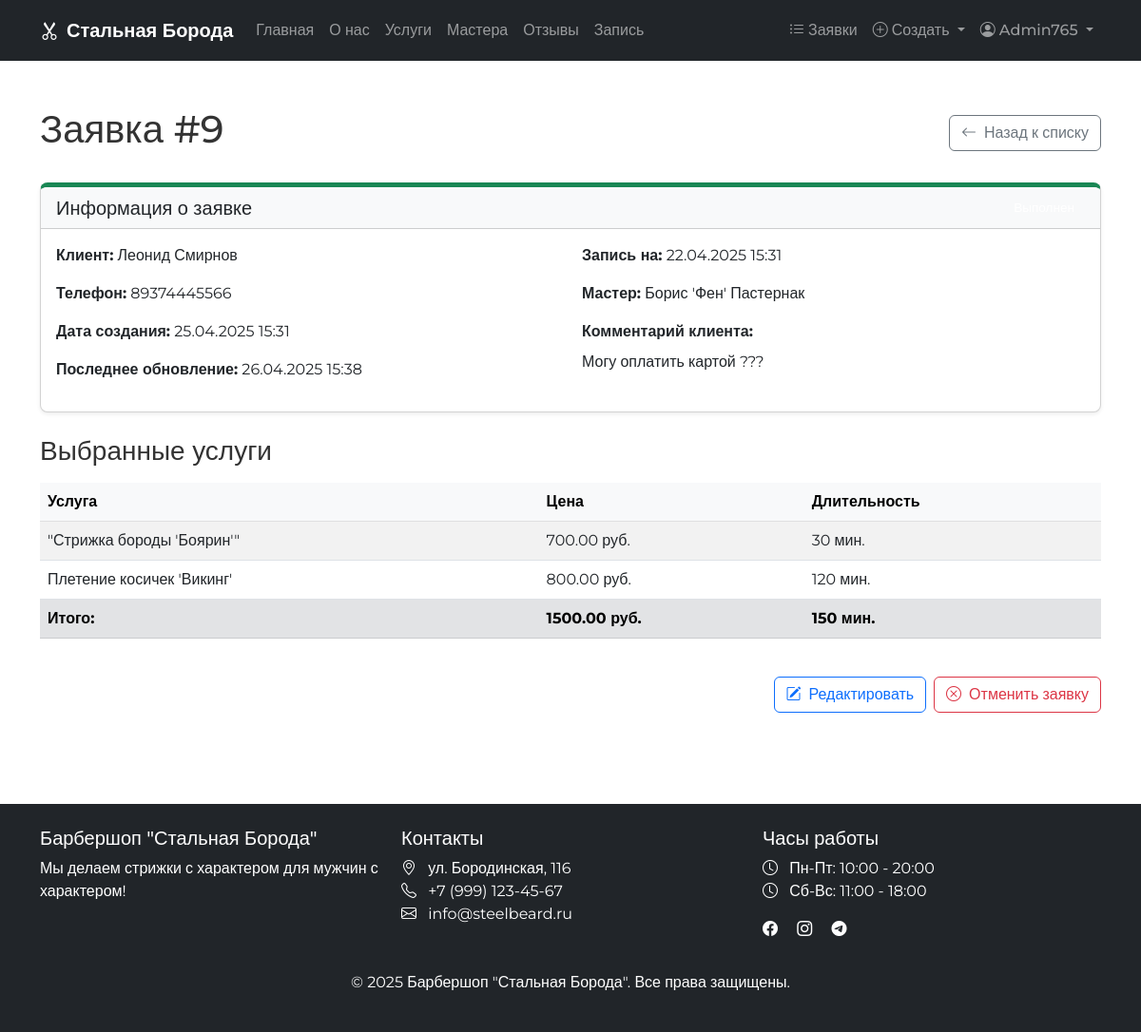
The page /orders/9/ (signed in) on the database as committed earlier.
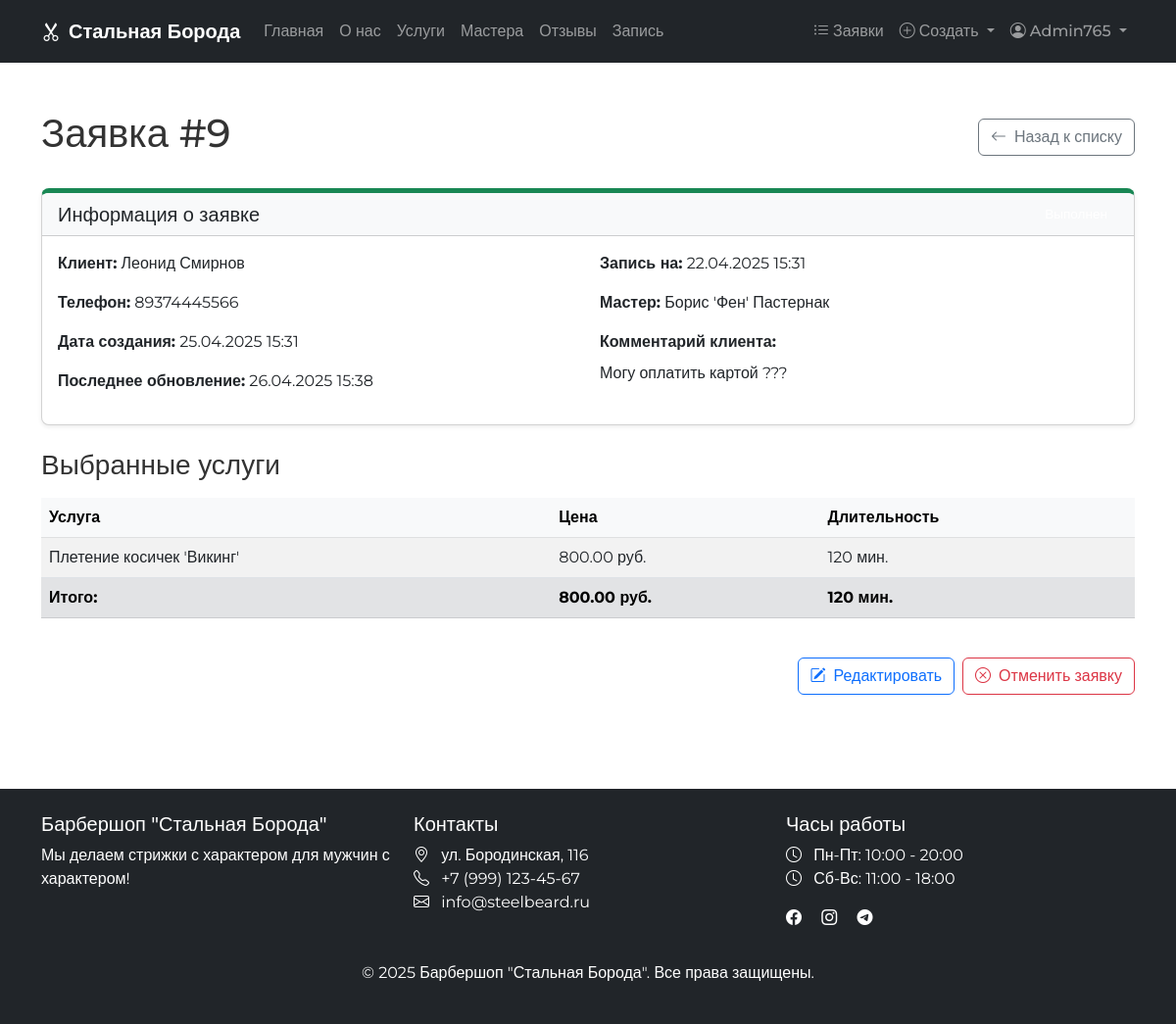
The same page on the database as committed later.
### core/models.py (models this page shows, shortened)
class Service(models.Model):
    name = models.CharField(max_length=200, verbose_name="Название", db_index=True)  # индекс на название
    description = models.TextField(blank=True, verbose_name="Описание")
    price = models.DecimalField(max_digits=10, decimal_places=2, verbose_name="Цена")
    duration = models.PositiveIntegerField(verbose_name="Длительность", help_text="Время выполнения в минутах")
    is_popular = models.BooleanField(default=False, verbose_name="Популярная услуга", db_index=True)  # индекс на популярность
    image = models.ImageField(upload_to="services/", blank=True, verbose_name="Изображение")
    class Meta:
        verbose_name = "Услуга"
        verbose_name_plural = "Услуги"
        ordering = ['name']
        indexes = [
            models.Index(fields=['price', 'is_popular'], name='service_price_popular_idx'),
        ]

class Order(models.Model):
    client_name = models.CharField(max_length=100, verbose_name="Имя клиента")
    phone = models.CharField(max_length=20, verbose_name="Телефон")
    comment = models.TextField(blank=True, verbose_name="Комментарий")
    status = models.CharField(
        max_length=50,
        choices=STATUS_CHOICES,
        default="not_approved",
        verbose_name="Статус",
        db_index=True  # добавляем индекс на поле status
    )
    date_created = models.DateTimeField(auto_now_add=True, verbose_name="Дата создания", db_index=True)  # индекс на дату создания
    date_updated = models.DateTimeField(auto_now=True, verbose_name="Дата обновления")
    master = models.ForeignKey(
        Master,
        on_delete=models.SET_NULL,
        null=True,
        blank=True,
        verbose_name="Мастер"
    )
    services = models.ManyToManyField(Service, related_name="orders", verbose_name="Услуги")
    appointment_date = models.DateTimeField(verbose_name="Дата и время записи")
    notification_sent = models.BooleanField(default=False, verbose_name="Уведомление отправлено")
    class Meta:
        verbose_name = "Заказ"
        verbose_name_plural = "Заказы"
        ordering = ['-date_created']
        indexes = [
            models.Index(fields=['status', 'appointment_date'], name='order_status_appt_idx'),
        ]

class Master(models.Model):
    name = models.CharField(max_length=150, verbose_name="Имя", db_index=True)  # индекс на имя
    photo = models.ImageField(upload_to="masters/", blank=True, verbose_name="Фотография")
    phone = models.CharField(max_length=20, verbose_name="Телефон")
    address = models.CharField(max_length=255, verbose_name="Адрес")
    experience = models.PositiveIntegerField(verbose_name="Стаж работы", help_text="Опыт работы в годах")
    services = models.ManyToManyField(Service, related_name="masters", verbose_name="Услуги")
    is_active = models.BooleanField(default=True, verbose_name="Активен", db_index=True)  # индекс на статус активности
    class Meta:
        verbose_name = "Мастер"
        verbose_name_plural = "Мастера"
        ordering = ['name']
        indexes = [
            models.Index(fields=['experience', 'is_active'], name='master_exp_active_idx'),
        ]

### core/views.py (the view)
# urls.py: path('orders/<int:order_id>/', views.order_detail, name='order_detail'),
@login_required
def order_detail(request, order_id):
    order = get_object_or_404(Order, id=order_id)
    context = {
        'order': order
    }
    return render(request, 'core/order_detail.html', context)

### core/context_processors.py (called while the page is built)
def common_context(request):
    context = {
        'masters': Master.objects.filter(is_active=True),
        'services': Service.objects.all(),
    }
    return context

### core/templatetags/order_extras.py (called while the page is built)
@register.filter
def sum_prices(services):
    if not services:
        return Decimal('0.00')
    return sum(service.price for service in services)

@register.filter
def sum_durations(services):
    if not services:
        return 0
    return sum(service.duration for service in services)

### templates/core/order_detail.html (shortened to what this page needs)
{% extends 'base.html' %}
{% load order_extras %}
{% block content %}
<div class="container py-5">
    <div class="d-flex justify-content-between align-items-center mb-4">
        <h1>Заявка #{{ order.id }}</h1>
        <a href="{% url 'orders_list' %}" class="btn btn-outline-secondary">
            <i class="bi bi-arrow-left me-2"></i>Назад к списку
        </a>
    </div>
    <div class="card shadow-sm status-{{ order.status }} mb-4">
        <div class="card-header bg-light d-flex justify-content-between align-items-center">
            <h5 class="card-title mb-0">Информация о заявке</h5>
            <span class="badge status-{{ order.status }}">
            </span>
        </div>
        <div class="card-body">
            <div class="row">
                <div class="col-md-6">
                    <p><strong>Клиент:</strong> {{ order.client_name }}</p>
                    <p><strong>Телефон:</strong> {{ order.phone }}</p>
                    <p><strong>Дата создания:</strong> {{ order.date_created|date:"d.m.Y H:i" }}</p>
                    <p><strong>Последнее обновление:</strong> {{ order.date_updated|date:"d.m.Y H:i" }}</p>
                </div>
                <div class="col-md-6">
                    <p><strong>Запись на:</strong> {{ order.appointment_date|date:"d.m.Y H:i" }}</p>
                    <p><strong>Мастер:</strong>
                        {% if order.master %}
                            {{ order.master.name }}
                        {% else %}
                            <span class="text-muted">Не назначен</span>
                        {% endif %}
                    </p>
                    {% if order.comment %}
                    <div class="mt-3">
                        <strong>Комментарий клиента:</strong>
                        <p class="mt-2">{{ order.comment|linebreaksbr }}</p>
                    </div>
                    {% endif %}
                </div>
            </div>
        </div>
    </div>
    <h3 class="mb-3">Выбранные услуги</h3>
    <div class="table-responsive mb-4">
        <table class="table table-striped">
            <thead class="table-light">
                <tr>
                    <th>Услуга</th>
                    <th>Цена</th>
                    <th>Длительность</th>
                </tr>
            </thead>
            <tbody>
                {% for service in order.services.all %}
                <tr>
                    <td>{{ service.name }}</td>
                    <td>{{ service.price }} руб.</td>
                    <td>{{ service.duration }} мин.</td>
                </tr>
                {% empty %}
                <tr>
                    <td colspan="3" class="text-center">Нет выбранных услуг</td>
                </tr>
                {% endfor %}
            </tbody>
            <tfoot>
                <tr class="table-secondary">
                    <td><strong>Итого:</strong></td>
                    <td><strong>{{ order.services.all|sum_prices }} руб.</strong></td>
                    <td><strong>{{ order.services.all|sum_durations }} мин.</strong></td>
                </tr>
            </tfoot>
        </table>
    </div>
    <div class="d-flex justify-content-end gap-2">
        <a href="#" class="btn btn-outline-primary">
            <i class="bi bi-pencil-square me-2"></i>Редактировать
        </a>
        {% if order.status != 'cancelled' %}
        <a href="#" class="btn btn-outline-danger">
            <i class="bi bi-x-circle me-2"></i>Отменить заявку
        </a>
        {% endif %}
    </div>
</div>
{% endblock %}

Rows that differ between the two databases and show on the page:
removed Service: name "\"Стрижка бороды 'Боярин'\"", price "700.00", duration "30"
computed for Order "Леонид Смирнов": services.all|sum_prices "1500.00" → "800.00"; services.all|sum_durations "150" → "120"
